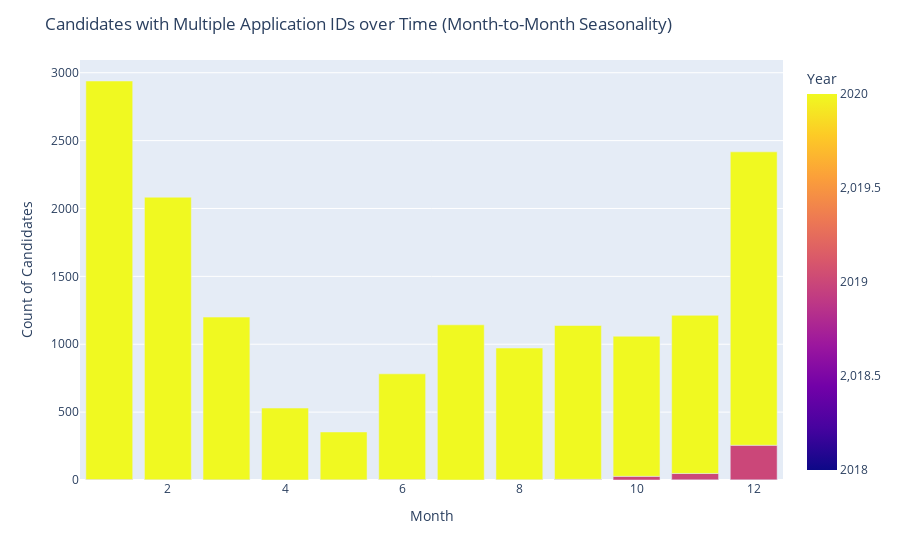

Notebook cell for this chart:
### Code cell
df['Month'] = df['applied_at'].dt.month
df['Year'] = df['applied_at'].dt.year

# Group by year and month, and calculate the count of candidates with multiple applications
grouped = df.groupby(['Year', 'Month'])['candidate_id'].nunique().reset_index()

# Rename columns
grouped.columns = ['Year', 'Month', 'Count']

# Plot the count of candidates with multiple applications month over month, with one color per year
fig = px.bar(grouped, x='Month', y='Count', color='Year', barmode='group', labels={'Count': 'Count of Candidates', 'Year': 'Year'})
fig.update_layout(title='Candidates with Multiple Application IDs over Time (Month-to-Month Seasonality)',
                  xaxis=dict(title='Month'),
                  yaxis=dict(title='Count of Candidates'))
fig.show()

### Figure 1 — Plotly figure (JSON) as saved in the notebook; plotly's stock layout.template omitted (floating-point values rounded to 4 significant figures)
{"data": [{"alignmentgroup": "True", "hovertemplate": "Month=%{x}<br>Count of Candidates=%{y}<br>Year=%{marker.color}<extra></extra>", "legendgroup": "", "marker": {"color": [2018, 2018, 2018, 2018, 2019, 2019, 2019, 2019, 2019, 2019, 2019, 2019, 2019, 2020, 2020, 2020, 2020, 2020, 2020, 2020, 2020, 2020, 2020, 2020, 2020], "coloraxis": "coloraxis", "pattern": {"shape": ""}}, "name": "", "offsetgroup": "", "orientation": "v", "showlegend": false, "textposition": "auto", "type": "bar", "x": [3, 9, 11, 12, 1, 2, 5, 6, 8, 9, 10, 11, 12, 1, 2, 3, 4, 5, 6, 7, 8, 9, 10, 11, 12], "xaxis": "x", "y": [1, 1, 1, 1, 3, 2, 1, 3, 2, 4, 27, 47, 255, 2936, 2081, 1199, 530, 353, 779, 1143, 970, 1133, 1032, 1165, 2161], "yaxis": "y"}], "layout": {"autosize": true, "barmode": "group", "coloraxis": {"colorbar": {"title": {"text": "Year"}}, "colorscale": [[0, "#0d0887"], [0.1111, "#46039f"], [0.2222, "#7201a8"], [0.3333, "#9c179e"], [0.4444, "#bd3786"], [0.5556, "#d8576b"], [0.6667, "#ed7953"], [0.7778, "#fb9f3a"], [0.8889, "#fdca26"], [1, "#f0f921"]]}, "legend": {"tracegroupgap": 0}, "margin": {"t": 60}, "title": {"text": "Candidates with Multiple Application IDs over Time (Month-to-Month Seasonality)"}, "xaxis": {"anchor": "y", "autorange": true, "domain": [0, 1], "range": [0.5, 12.5], "title": {"text": "Month"}, "type": "linear"}, "yaxis": {"anchor": "x", "autorange": true, "domain": [0, 1], "range": [0, 3094.0], "title": {"text": "Count of Candidates"}, "type": "linear"}}}
